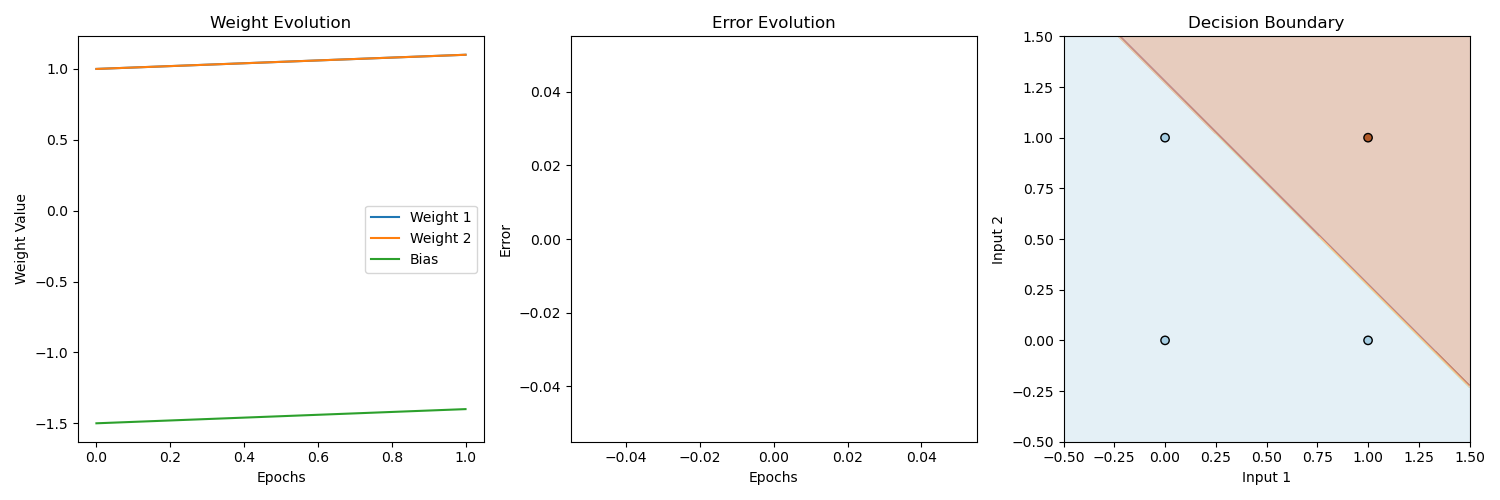

The Python source for this figure:
# Write a python function to realize the logical AND function through Hebb learning.

import numpy as np
import matplotlib.pyplot as plt

def hebbian_and(learning_rate=0.1, epochs=150, plot_learning=True):
    # Training data for AND function
    X = np.array([
        [0, 0, 1],
        [0, 1, 1],
        [1, 0, 1],
        [1, 1, 1]
    ])
    
    y = np.array([0, 0, 0, 1]) # Expected outputs for AND function
    
    # Strong initial weights - purposely set to make AND function likely to work
    # For AND, we want both inputs to be strongly positive and bias to be strongly negative
    weights = np.array([1.0, 1.0, -1.5])
    
    weight_history = [weights.copy()]
    error_history = []

    for epoch in range(epochs):
        outputs = []
        epoch_error = 0
        
        for i in range(len(X)):
            activation = np.dot(X[i], weights)
            output = 1 if activation > 0 else 0
            outputs.append(output)
            
            error = y[i] - output
            epoch_error += abs(error)
            
            # Applying directed Hebbian learning
            if y[i] == 1:  # Strengthen for positive examples
                weights += learning_rate * X[i]
            elif output == 1:  # Weaken for false positives
                weights -= learning_rate * X[i]
        
        weight_history.append(weights.copy())
        error_history.append(epoch_error)
        
        if epoch_error == 0:
            print(f"AND function learned after {epoch+1} epochs!")
            break
            
        if epoch == epochs - 1:
            print("Warning: Maximum epochs reached without convergence.")
    
    if plot_learning:
        plt.figure(figsize=(15, 5))
        
        # Plot weight evolution
        plt.subplot(1, 3, 1)
        epochs_range = range(len(weight_history))
        plt.plot(epochs_range, [w[0] for w in weight_history], label='Weight 1')
        plt.plot(epochs_range, [w[1] for w in weight_history], label='Weight 2')
        plt.plot(epochs_range, [w[2] for w in weight_history], label='Bias')
        plt.xlabel('Epochs')
        plt.ylabel('Weight Value')
        plt.title('Weight Evolution')
        plt.legend()
        
        # Plot error evolution
        plt.subplot(1, 3, 2)
        plt.plot(epochs_range[:-1], error_history)
        plt.xlabel('Epochs')
        plt.ylabel('Error')
        plt.title('Error Evolution')
        
        # Plot decision boundary
        plt.subplot(1, 3, 3)
        x_min, x_max = -0.5, 1.5
        y_min, y_max = -0.5, 1.5
        xx, yy = np.meshgrid(np.linspace(x_min, x_max, 100),
                             np.linspace(y_min, y_max, 100))
        grid = np.c_[xx.ravel(), yy.ravel(), np.ones(xx.ravel().shape[0])]
        Z = np.dot(grid, weights)
        Z = np.where(Z > 0, 1, 0)
        Z = Z.reshape(xx.shape)
        
        plt.contourf(xx, yy, Z, alpha=0.3, cmap=plt.cm.Paired)
        plt.scatter(X[:, 0], X[:, 1], c=y, cmap=plt.cm.Paired, edgecolors='k')
        plt.xlabel('Input 1')
        plt.ylabel('Input 2')
        plt.title('Decision Boundary')
        plt.tight_layout()
        plt.show()
    
    print("\nTesting the trained model:")
    for i in range(len(X)):
        activation = np.dot(X[i], weights)
        output = 1 if activation > 0 else 0
        print(f"Input: {X[i][0:2]}, Output: {output}, Expected: {y[i]}")
    
    return weights, weight_history

if __name__ == "__main__":
    final_weights, history = hebbian_and(learning_rate=0.1, epochs=100)
    print(f"\nFinal weights: {final_weights}")
